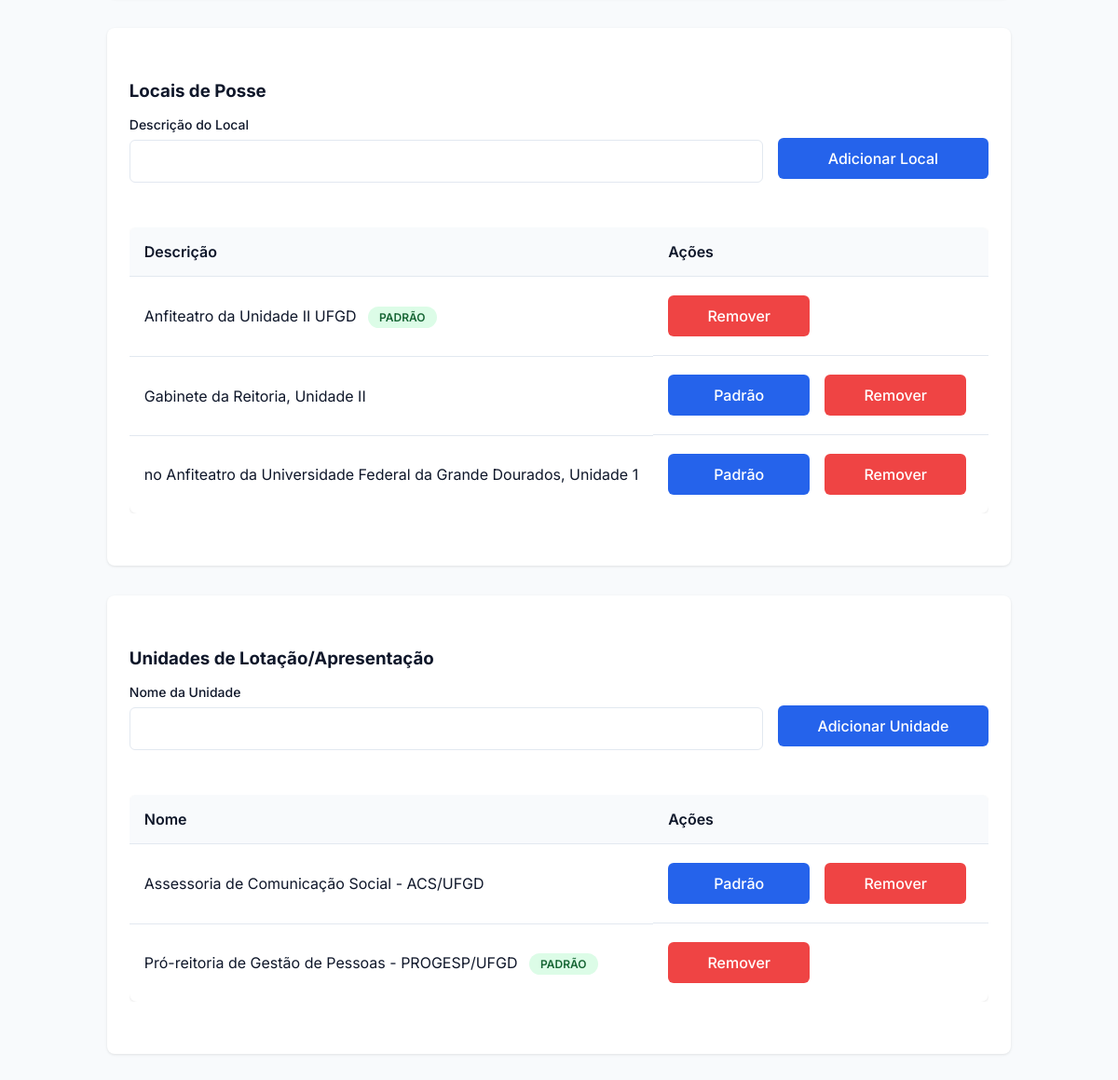
Page /config/gerenciar_opcoes (signed in, lower part) on the earlier database version.
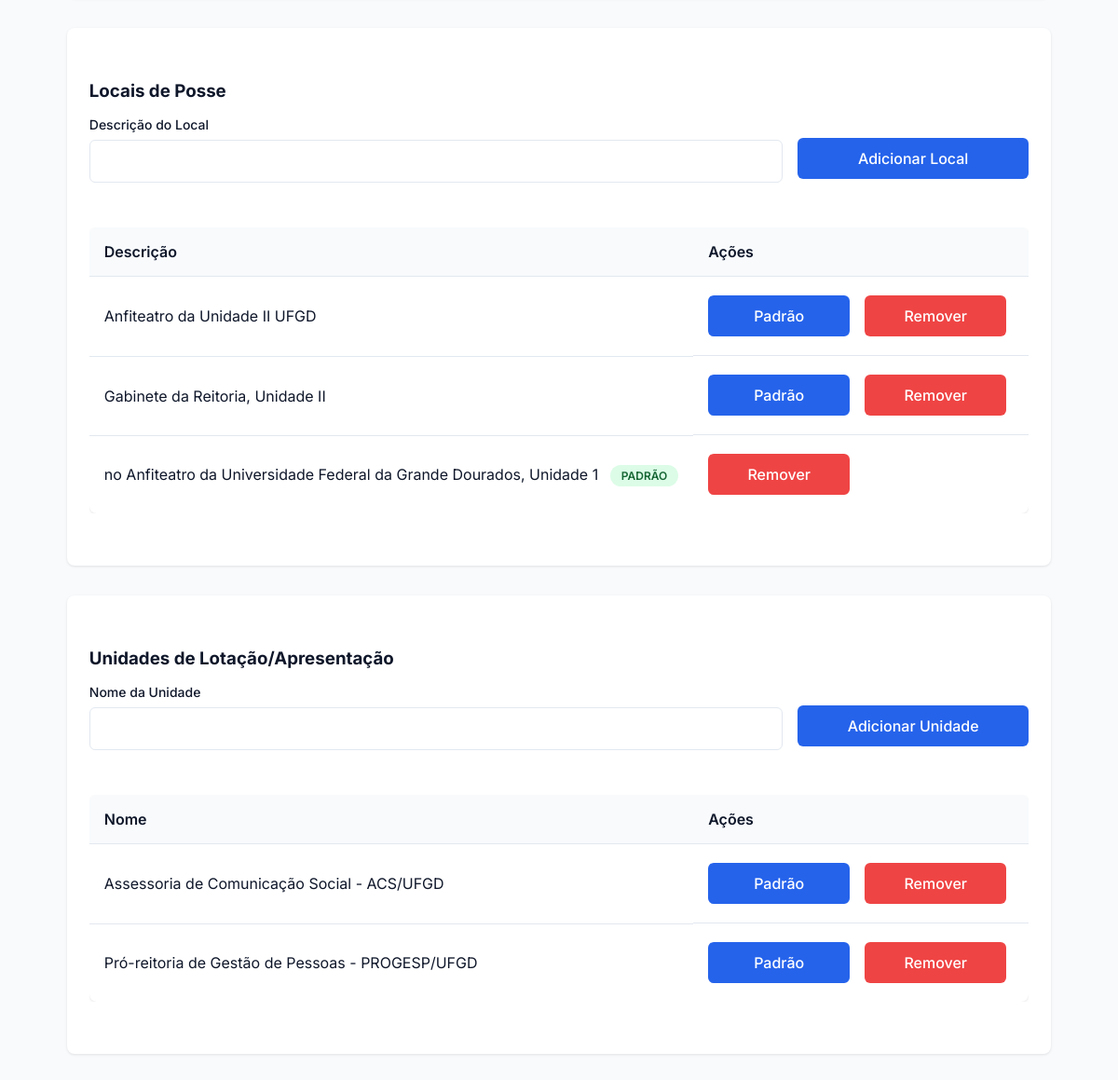
Same page on the later database version.
### tables this page shows
CREATE TABLE Opcao (
        id_opcao INTEGER PRIMARY KEY AUTOINCREMENT,
        tipo_opcao TEXT NOT NULL, -- Ex: 'reitor', 'local', 'unidade'
        valor_opcao TEXT NOT NULL UNIQUE, -- Ex: 'Marcelo Matias de Almeida'
        is_default BOOLEAN NOT NULL DEFAULT 0
    );

### gama/routes/config_routes.py (the view, shortened to what this page needs)
@config_bp.route('/gerenciar_opcoes', methods=['GET', 'POST'])
def gerenciar_opcoes():
    if 'usuario_id' not in session or session.get('tipo') != 'administrador':
        flash('Acesso negado.', 'error')
        return redirect(url_for('auth.login'))
    try:
        opcoes_reitor = Opcao.get_por_tipo('reitor')
        opcoes_local = Opcao.get_por_tipo('local')
        opcoes_unidade = Opcao.get_por_tipo('unidade') # <-- ADICIONADO
    except Exception as e:
        flash(f'Erro ao carregar opções: {e}', 'error')
        opcoes_reitor = []
        opcoes_local = []
        opcoes_unidade = [] # <-- ADICIONADO
    return render_template(
        'config_opcoes.html',
        nome=session.get('nome'),
        opcoes_reitor=opcoes_reitor,
        opcoes_local=opcoes_local,
        opcoes_unidade=opcoes_unidade # <-- ADICIONADO
    )

### app.py (called while the page is built)
@app.before_request
def make_session_permanent():
    session.permanent = True

### gama/database/database.py (called while the page is built)
def conectar():
    diretorio_db = "gama/database"
    if not os.path.exists(diretorio_db):
        os.makedirs(diretorio_db)
    return sqlite3.connect(f"{diretorio_db}/editais.db")

### gama/models/configuracao.py (called while the page is built)
    @staticmethod
    def get_por_tipo(tipo_opcao):
        conn = conectar()
        conn.row_factory = sqlite3.Row # Retorna como dicionário
        cursor = conn.cursor()
        try:
            cursor.execute("SELECT * FROM Opcao WHERE tipo_opcao = ? ORDER BY valor_opcao", (tipo_opcao,))
            return [dict(row) for row in cursor.fetchall()]
        except sqlite3.Error as e:
            print(f"Erro ao buscar opções: {e}")
            return []
        finally:
            conn.close()

### gama/templates/config_opcoes.html (shortened to what the changed rows need)
<!DOCTYPE html>
<html lang="pt-BR">
<head>
    <link rel="stylesheet" href="{{ url_for('static', filename='css/estilo.css') }}">
    <link rel="stylesheet" href="{{ url_for('static', filename='css/usuarios.css') }}">
    <link rel="stylesheet" href="{{ url_for('static', filename='css/dashboard.css') }}">
    <link rel="stylesheet" href="https://cdnjs.cloudflare.com/ajax/libs/font-awesome/6.5.0/css/all.min.css">
</head>
<body>
    <div class="dashboard">
        <main class="dashboard-content container">
            <div class="form-container">
                <div class="tabela-container" style="margin-top: 1.5rem;">
                    <table class="table">
                        <thead>
                            <tr>
                                <th>Descrição</th>
                                <th style="width: 30%;">Ações</th>
                            </tr>
                        </thead>
                        <tbody>
                            {% for local in opcoes_local %}
                            <tr>
                                <td>
                                    {{ local.valor_opcao }}
                                    {% if local.is_default %}
                                        <span class="badge badge-success">Padrão</span>
                                    {% endif %}
                                </td>
                                <td class="acoes">
                                    {% if not local.is_default %}
                                        <form action="{{ url_for('config.set_default', id_opcao=local.id_opcao) }}" method="POST" style="display:inline;">
                                            <button type="submit" class="btn btn-secundario btn-action">
                                                Padrão
                                            </button>
                                        </form>
                                    {% endif %}
                                    <form action="{{ url_for('config.remover_opcao', id_opcao=local.id_opcao) }}" method="POST" onsubmit="return confirm('Tem certeza?');" style="display:inline;">
                                        <button type="submit" class="btn btn-perigo btn-action">Remover</button>
                                    </form>
                                </td>
                            </tr>
                            {% else %}
                            <tr>
                                <td colspan="2">Nenhum local cadastrado.</td>
                            </tr>
                            {% endfor %}
                        </tbody>
                    </table>
                </div>
            </div>
            <div class="form-container">
                <div class="tabela-container" style="margin-top: 1.5rem;">
                    <table class="table">
                        <thead>
                            <tr>
                                <th>Nome</th>
                                <th style="width: 30%;">Ações</th>
                            </tr>
                        </thead>
                        <tbody>
                            {% for unidade in opcoes_unidade %}
                            <tr>
                                <td>
                                    {{ unidade.valor_opcao }}
                                    {% if unidade.is_default %}
                                        <span class="badge badge-success">Padrão</span>
                                    {% endif %}
                                </td>
                                <td class="acoes">
                                    {% if not unidade.is_default %}
                                        <form action="{{ url_for('config.set_default', id_opcao=unidade.id_opcao) }}" method="POST" style="display:inline;">
                                            <button type="submit" class="btn btn-secundario btn-action">
                                                Padrão
                                            </button>
                                        </form>
                                    {% endif %}
                                    <form action="{{ url_for('config.remover_opcao', id_opcao=unidade.id_opcao) }}" method="POST" onsubmit="return confirm('Tem certeza?');" style="display:inline;">
                                        <button type="submit" class="btn btn-perigo btn-action">Remover</button>
                                    </form>
                                </td>
                            </tr>
                            {% else %}
                            <tr>
                                <td colspan="2">Nenhuma unidade cadastrada.</td>
                            </tr>
                            {% endfor %}
                        </tbody>
                    </table>
                </div>
            </div>
        </main>
    </div>
</body>
</html>

Differences in the rows shown:
changed Opcao "Anfiteatro da Unidade II UFGD": is_default "PADRÃO" → "Padrão"
changed Opcao "no Anfiteatro da Universidade Federal da Grande Dourados, Unidade 1": is_default "Padrão" → "PADRÃO"
changed Opcao "Pró-reitoria de Gestão de Pessoas - PROGESP/UFGD": is_default "PADRÃO" → "Padrão"
